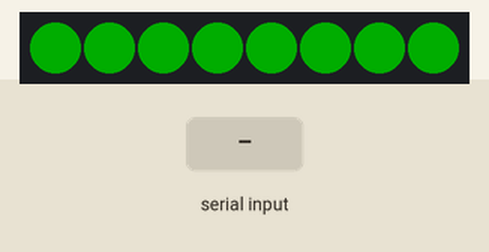
Recording of a sketch running on a simulated Arduino Uno, built with avr-gcc and run on an emulated ATmega328P. Shown: 8 RGB LEDs in strip order, left to right. The inputs (shaded band) are chosen by the test bench. Dim RGB values are drawn brighter than linear; what the sketch prints to the serial monitor is not drawn.

Above: at 1.2 s.
1.3 s: "REJECT\n" received over Serial
At 1.6 s:
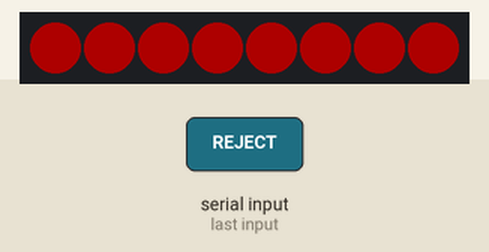
2.8 s: "ALERT\n" received over Serial
4.3 s: ":\n" received over Serial
Timing chart, 0 to 7.3 s (numbered marks = the images above; inputs shaded):
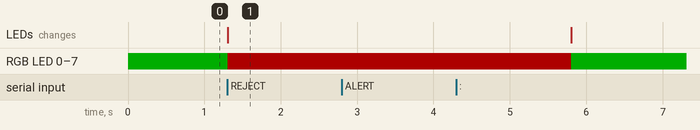

Measured:
- after the input at 1.3 s, RGB LED 0–7: RGB(0, 50, 0) → RGB(50, 0, 0) at once; the LEDs: change at once (image 1)
- after the input at 2.8 s, every drawn part: stays the same

The sketch:

arduino_led_control.ino
```cpp
/*
 * arduino_led_control.ino — Factory QC 신호등 (v3 — 이상/정상 단순 모드)
 * =======================================================================
 *
 * 목적:
 *   AI 추론서버(Station1/Station2)가 시리얼(USB)로 보내는 검사 결과 명령을 받아
 *   WS2812B 네오픽셀 LED 바(8개)를 색상으로 제어한다.
 *
 * 단순 동작 규칙 (v3):
 *   - 기본(대기) 상태       → 초록색 LED 상시 점등 (정상)
 *   - 이상(NG) 명령 수신 시 → 빨간색 LED 로 전환 (경고)
 *   - 이상 3초 유지 후 자동으로 초록색으로 복귀
 *
 * 지원 명령 (v0.14.x Python 프로토콜 — SerialCtrl.py):
 *   "REJECT:<defect>\n"        Station1 입고검사 NG   → 빨간색 3초
 *                              예: "REJECT:anomaly\n"
 *   "ALERT:<d1,d2,..>\n"       Station2 조립검사 NG  → 빨간색 3초
 *                              예: "ALERT:cap_missing\n"
 *   "OK\n"                     명시적 정상 통지        → 즉시 초록색 복귀
 *
 * 하위호환 (구 프로토콜 — led_test.py 기타):
 *   '1'  → 초록색 (즉시 복귀)
 *   '0'  → 빨간색 (3초 후 복귀)
 *
 * 하드웨어 연결 (WS2812B LED 바 ↔ Arduino):
 *   빨강 선 (VCC)  → 5V
 *   검정 선 (GND)  → GND
 *   흰색 선 (DIN)  → 디지털 6번 핀
 *
 * 필요 라이브러리:
 *   Adafruit NeoPixel — 아두이노 IDE 라이브러리 관리자에서 설치
 *
 * 시리얼 통신:
 *   9600 baud, 8N1 (Python SerialCtrl 기본값과 동일)
 *
 * 향후 확장 (TODO):
 *   - Station1 서보모터 리젝트 (NG 제품 컨베이어 밀어내기)
 *   - 부저(passive buzzer) — NG 시 경고음
 *   - Station2 LCD (I2C 16x2) — 결함 유형 표시
 */

#include <Adafruit_NeoPixel.h>

// ============================================================================
// 설정 상수
// ============================================================================

const int  LED_PIN       = 6;        // WS2812B 데이터 선 핀
const int  LED_COUNT     = 8;        // LED 개수
const int  BRIGHTNESS    = 50;       // 밝기 (0~255) — 실공장에선 더 높게

// NG 판정 시 빨간색 LED 유지 시간 (이 시간 후 자동으로 초록색 복귀)
const unsigned long NG_DURATION = 3000;  // 3초

// 수신 버퍼 크기 — "ALERT:cap_missing,label_tilt,fill_low\n" 정도 여유 있게
const int  RX_BUF_SIZE   = 128;

// ============================================================================
// 색상 팔레트 (RGB)
// ============================================================================

struct RGB { uint8_t r, g, b; };
const RGB COLOR_OK = {  0, 255,   0};   // 초록 — 정상 (기본 상태)
const RGB COLOR_NG = {255,   0,   0};   // 빨강 — 이상 (NG)

// ============================================================================
// 상태 변수
// ============================================================================

// 현재 상태 — true 면 "이상(NG) 표시 중", false 면 "정상(초록)"
bool ng_active = false;

// NG 상태로 전환된 시각 (millis 기준). NG_DURATION 지나면 자동 초록 복귀.
unsigned long ng_start_time = 0;

// 시리얼 수신 버퍼 — '\n' 까지 누적해 한 줄 단위로 처리
char rx_buf[RX_BUF_SIZE];
int  rx_len = 0;

// NeoPixel 스트립
Adafruit_NeoPixel strip(LED_COUNT, LED_PIN, NEO_GRB + NEO_KHZ800);


// ============================================================================
// setup — 초기화
// ============================================================================
void setup() {
  Serial.begin(9600);

  strip.begin();
  strip.setBrightness(BRIGHTNESS);

  // 부팅 즉시 초록색(정상) 점등 — 대기 상태
  setAllLeds(COLOR_OK);

  Serial.println("Arduino Ready (Factory QC v3 — always green, red on NG)");
}


// ============================================================================
// setAllLeds — 8개 LED 전부 동일 색상으로 점등
// ============================================================================
void setAllLeds(const RGB& c) {
  for (int i = 0; i < LED_COUNT; i++) {
    strip.setPixelColor(i, strip.Color(c.r, c.g, c.b));
  }
  strip.show();
}


// ============================================================================
// enterNgState — NG 상태로 전환 (빨간색 + 타이머 시작)
//   이미 NG 상태여도 재호출하면 타이머를 리셋해서 새로 3초를 카운트.
// ============================================================================
void enterNgState() {
  setAllLeds(COLOR_NG);
  ng_active     = true;
  ng_start_time = millis();
}


// ============================================================================
// returnToOkState — 정상 상태로 즉시 복귀 (초록색)
// ============================================================================
void returnToOkState() {
  setAllLeds(COLOR_OK);
  ng_active = false;
}


// ============================================================================
// handleCommand — 누적된 한 줄(rx_buf) 을 파싱해서 LED 동작
// ============================================================================
void handleCommand(const char* cmd, int len) {
  // 빈 줄 / 제어문자 단독 → 무시 (초록 유지)
  if (len <= 0) return;

  // ── REJECT:<defect> ───────────────────────────────────────────
  // Station1 입고검사 NG — 빨간 LED 3초
  if (len >= 6 && strncmp(cmd, "REJECT", 6) == 0) {
    enterNgState();
    Serial.print("NG_REJECT");
    if (len > 7 && cmd[6] == ':') {
      Serial.print(' ');
      Serial.write((const uint8_t*)(cmd + 7), len - 7);
    }
    Serial.println();
    return;
  }

  // ── ALERT:<defects,list> ──────────────────────────────────────
  // Station2 조립검사 NG — 빨간 LED 3초
  if (len >= 5 && strncmp(cmd, "ALERT", 5) == 0) {
    enterNgState();
    Serial.print("NG_ALERT");
    if (len > 6 && cmd[5] == ':') {
      Serial.print(' ');
      Serial.write((const uint8_t*)(cmd + 6), len - 6);
    }
    Serial.println();
    return;
  }

  // ── "OK" 문자열 ──────────────────────────────────────────────
  // 명시적 정상 통지 — 즉시 초록으로 복귀 (NG 타이머 중이었어도 강제 해제)
  if (len >= 2 && cmd[0] == 'O' && cmd[1] == 'K') {
    returnToOkState();
    Serial.println("OK");
    return;
  }

  // ── 하위호환: 단일 문자 '0'/'1' ─────────────────────────────
  if (len == 1) {
    if (cmd[0] == '1') {
      returnToOkState();
      Serial.println("OK");
      return;
    }
    if (cmd[0] == '0') {
      enterNgState();
      Serial.println("NG_ON");
      return;
    }
  }

  // 알 수 없는 명령 — 에코만 (디버깅 용)
  Serial.print("UNKNOWN: ");
  Serial.write((const uint8_t*)cmd, len);
  Serial.println();
}


// ============================================================================
// loop — 메인 반복
// ============================================================================
void loop() {
  // ── 시리얼 수신 누적 (라인 단위) ────────────────────────────
  while (Serial.available() > 0) {
    char ch = Serial.read();

    // 줄바꿈('\n') 또는 CR('\r') → 한 줄 완성 → 명령 처리
    if (ch == '\n' || ch == '\r') {
      if (rx_len > 0) {
        rx_buf[rx_len] = '\0';   // null 종단
        handleCommand(rx_buf, rx_len);
        rx_len = 0;              // 버퍼 리셋
      }
      continue;
    }

    // 그 외 문자 — 버퍼에 누적 (overflow 방어)
    if (rx_len < RX_BUF_SIZE - 1) {
      rx_buf[rx_len++] = ch;
    } else {
      rx_len = 0;
      Serial.println("ERR: rx buffer overflow");
    }
  }

  // ── NG 상태 자동 해제 (3초 후 초록으로 복귀) ────────────────
  // NG 판정 직후의 연속 REJECT 스트림 (카메라 없을 때 초당 2건 등) 이 이어지면
  // enterNgState 가 호출될 때마다 타이머가 리셋되므로 "이상이 계속되는 동안엔
  // 계속 빨강" 이고, 이상 명령이 멈추면 3초 후 초록으로 자연스럽게 돌아간다.
  if (ng_active && (millis() - ng_start_time >= NG_DURATION)) {
    returnToOkState();
    Serial.println("LED_OK_RESTORED");
  }
}
```
